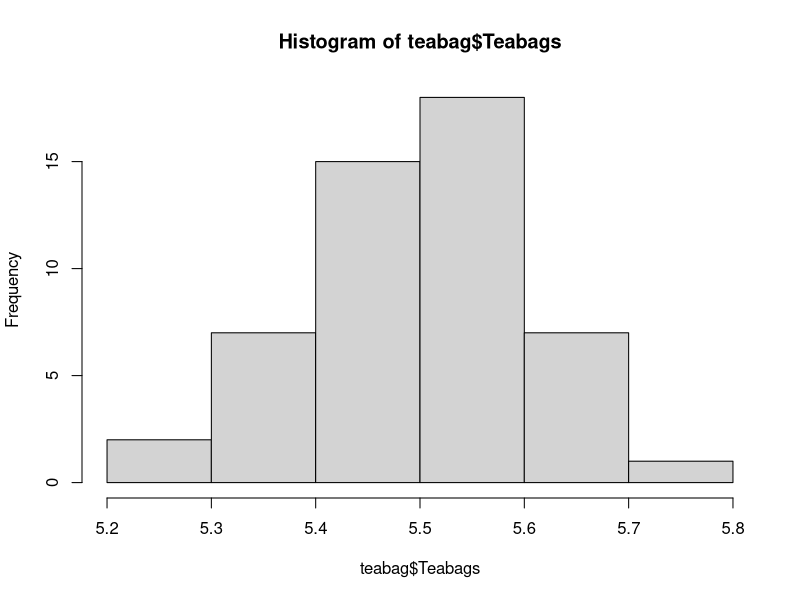
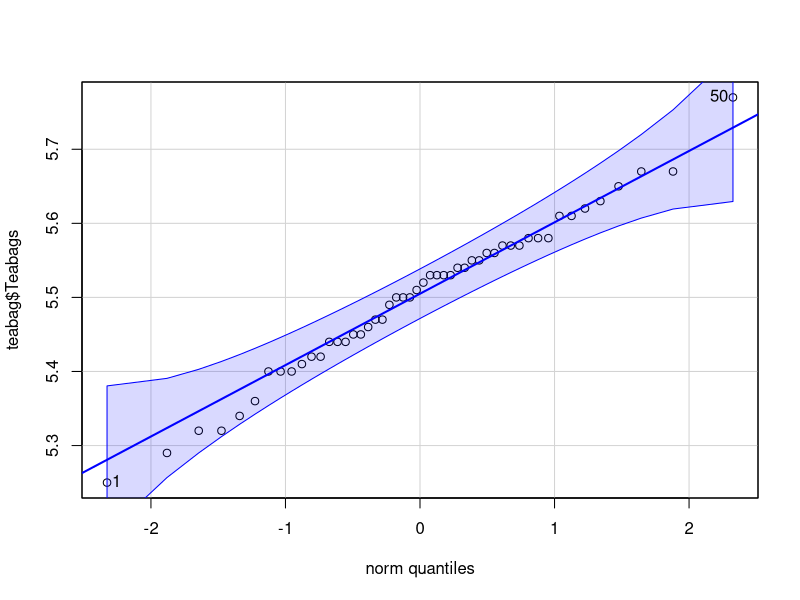

Write R code to recreate these figures, in order. (Note: this script raises an error after producing the figures.)
## ---- chunk 1
# Xbar = 102, n=50, sigma=10, what is 95% CI of mu
Xbar = 102
n=50
sigma=10
alpha=1-0.95

#Zalpha/2 
CV = qnorm(alpha/2)
paste("CV", CV)

SE = sigma/sqrt(n)
paste("SE", SE)

LL = Xbar - CV * SE
UL = Xbar + CV * SE
paste("LL", UL)
paste("UL", LL)

## ---- chunk 2
# Xbar = 102, n=50, sigma=10, what is 99% CI of mu
Xbar = 102
n=50
sigma=10
alpha=1-0.99

#Zalpha/2 
CV = qnorm(alpha/2)
paste("CV", CV)

SE = sigma/sqrt(n)
paste("SE", SE)

LL = Xbar - CV * SE
UL = Xbar + CV * SE
paste("LL", UL)
paste("UL", LL)
## ---- chunk 3
# Xbar = 102, n=50, sigma=10, what is 100% CI of mu
Xbar = 102
n=50
sigma=10
alpha=1-1

#Zalpha/2 
CV = qnorm(alpha/2)
paste("CV", CV)

SE = sigma/sqrt(n)
paste("SE", SE)

LL = Xbar - CV * SE
UL = Xbar + CV * SE
paste("LL", UL)
paste("UL", LL)
## ---- chunk 4
#Xbar = 81, s=30, n=16 
# Assume population normally distributed
# 95% of CI of mu
Xbar = 81
s = 30
n = 16
alpha = 1 - 0.95
# SInce sigma is unknown we go for t distribution
CV = qt(alpha/2, n-1)
paste("CV", CV)

SE = s/sqrt(n)
paste("SE", SE)

LL = Xbar - CV * SE
UL = Xbar + CV * SE
paste("LL", UL)
paste("UL", LL)
## ---- chunk 5
# Assume population normally distributed
a <- c(1,4,4,4,5,5,5,8)
b <- 1:8

# Construct 95% CI of a
Xbar = mean(a)
s = sd(a)
n = length(a)
paste("Xbar", Xbar)
alpha = 1 - 0.95
# SInce sigma is unknown we go for t distribution
CV = qt(alpha/2, n-1)
paste("CV", CV)

SE = s/sqrt(n)
paste("SE", SE)

LL = Xbar - CV * SE
UL = Xbar + CV * SE
paste("LL", UL)
paste("UL", LL)
## ---- chunk 6
# Construct 95% CI of b
Xbar = mean(b)
s = sd(b)
n = length(b)
alpha = 1 - 0.95
paste("Xbar", Xbar)
# SInce sigma is unknown we go for t distribution
CV = qt(alpha/2, n-1)
paste("CV", CV)

SE = s/sqrt(n)
paste("SE", SE)

LL = Xbar - CV * SE
UL = Xbar + CV * SE
paste("LL", UL)
paste("UL", LL)

# why a and b produce different CI even if mean and range are same
# Because SE differs in both case
## ---- chunk 7
mpg <- c(20,34,22,26,32,23,20,28,33,32,35,31,29,24)
# Construct 99% CI, assuming normal distribution
Xbar = mean(mpg)
s = sd(mpg)
n = length(mpg)
alpha = 1 - 0.99
paste("Xbar", Xbar)
# SInce sigma is unknown we go for t distribution
CV = qt(alpha/2, n-1)
paste("CV", CV)

SE = s/sqrt(n)
paste("SE", SE)

LL = Xbar - CV * SE
UL = Xbar + CV * SE
paste("LL", UL)
paste("UL", LL)
## ---- chunk 8
# Of 100 exec surveyed, 93 stated that sal of top mangmt should be based on performance.
phat = 93/100
n = 100
phat * n > 10
(1-phat)*n > 10
n > max(10/phat, 10/(1-phat))
# n is not large enough CI is not reliable

# Construct 95% CI


# Assume phat is normally distributed
alpha = 1 - 0.95
CV = qnorm(alpha/2)
paste("CV", CV)
SE = sqrt(phat*(1 - phat)/n)
paste("SE", SE)

LL = phat - CV * SE
UL = phat + CV * SE
paste("LL", UL)
paste("UL", LL)

## ---- chunk 9
#Estimate proportion of househole to purchase tel line,
#Data for additional household is random sample of 500 house.
# Results indicate 175 would purchase.
phat = 175/500
n = 500
phat*n > 10
(1-phat)*n > 10
n > max(10/phat, 10/(1-phat))
# n is large enough CI is reliable
# Construct 99% CI the would purchase
alpha = 1-0.99
CV = qnorm(alpha/2)
paste("CV", CV)
SE = sqrt(phat*(1-phat)/n)
paste("SE", SE)
LL = phat - CV * SE
UL = phat + CV * SE
paste("LL", UL)
paste("UL", LL)

# Between 30% and 40% chances are they would buy
## ---- chunk 10
# If you want to be 95% confident of estimating popl mean to within a 
#sampling error of +-2.2 and sdev assumed to be 17, what is sample size req?
e = 2.2
sigma = 17
alpha = 1- 0.95
CV = qnorm(alpha/2)
paste("CV", CV)
n = (CV * sigma / e)^2
paste('Sample size req n is: ',n)
## ---- chunk 11
phat = 0.37
# To conduct a study that would provide 95% Conf 
#tht point estimate is correct to within +- 0.05 of population prop,
# how large a sample size is req
e = 0.05
alpha = 1-0.95
CV = qnorm(alpha/2)
CV
n = (CV/e)^2 * phat*(1 - phat)

paste('Sample size req n is: ',n)

# To conduct followup study that would provide CI of 95%, point estimate correct within +-0.02 of population proportion, how large sample size is req.
e = 0.02
n = (CV/e)^2 * phat*(1 - phat)
paste('Sample size req n is: ',n)
## ---- chunk 12
# Author examined 70 reports from 1995 to 1996. They classified 30 of reports as fav to drugs, 17 neutral and 23 critical.

# Construct 95% CI for true prop of all fav reports
phat = 30/70
n = 70
phat*n > 10
(1-phat)*n > 10
n > max(10/phat, 10/(1-phat))
# n is large enough
alpha = 1 - 0.95
CV = qnorm(alpha/2)
paste("CV", CV)
SE = sqrt(phat*(1-phat)/n)
paste("SE", SE)
LL = phat - CV * SE
UL = phat + CV * SE
paste("LL", UL)
paste("UL", LL)

## Construct 99% CI for true prop of all neutral reports
phat = 17/70
n = 70
phat*n > 10
(1-phat)*n > 10
n > max(10/phat, 10/(1-phat))
# n is large enough
alpha = 1 - 0.99
CV = qnorm(alpha/2)
paste("CV", CV)
SE = sqrt(phat*(1-phat)/n)
paste("SE", SE)
LL = phat - CV * SE
UL = phat + CV * SE
paste("LL", UL)
paste("UL", LL)
## ---- chunk 13
e = 0.003 
sigma = 0.03
alpha = 1 - 0.95
CV = qnorm(alpha/2)
paste("CV", CV)

n = (CV * sigma / e)^2
paste('Sample size req n is: ',n)
## ---- chunk 14
mu = 50000
sigma = 6500
n=50
Xbar = mu =50000
paste("E(Xbar):",Xbar)
s = sigma / sqrt(n)
paste("SDev: ",s)
## ---- chunk 15
# P(Xbar > 52000) = 1 - P(Xbar < 52000)
1 - pnorm(52000,Xbar, s)
## ---- chunk 16
# P(Xbar < 45000)
pnorm(45000,Xbar, s)
## ---- chunk 17
n = 1007
phat =  735/n
phat * n > 10
(1-phat)*n > 10
n > max(10/phat, 10/(1-phat))
# n is large enough CI is reliable

# Construct 99% CI
# Assume phat is normally distributed
alpha = 1 - 0.99
CV = qnorm(alpha/2)
paste("CV", CV)
SE = sqrt(phat*(1 - phat)/n)
paste("SE", SE)

LL = phat - CV * SE
UL = phat + CV * SE
paste("LL", UL)
paste("UL", LL)
## ---- chunk 18
library(e1071)
library(car)
# Read Teabags csv file
teabag = read.csv('Teabags.csv')
# Calculate the mean of sample
mean(teabag$Teabags)
# Calculate standard deviation of sample
sd(teabag$Teabags)
hist(teabag$Teabags)
qqPlot(teabag$Teabags)

Xbar = mean(teabag$Teabags)
s = sd(teabag$Teabags)
n = 50

n
10*(skewness(teabag$Teabags))^2
10*(abs(kurtosis(teabag$Teabags)))
n > max (10*(skewness(teabag$Teabags))^2, 10*(abs(kurtosis(teabag$Teabags))))
n > max(10*((skewness(teabag$Teabags))^2), (10*(abs(kurtosis(teabag$Teabags)))))
#95% CI
alpha = 1 - 0.95
# SInce sigma is unknown we go for t distribution
CV = qt(alpha/2, n-1)
paste("CV", CV)

SE = s/sqrt(n)
paste("SE", SE)

LL = Xbar - CV * SE
UL = Xbar + CV * SE
paste("LL", UL)
paste("UL", LL)


## ---- chunk 19
set.seed(1234)

mu = mean(teabag$Teabags) #inch # This is a true population parameter.
sigma = sd(teabag$Teabags) #inch # This is a true population parameter.

n = length(teabag$Teabags) # sample size
nsim = 10000 # Number of samples. Each sample is size n.

ntot = n*nsim

rv = rnorm(ntot, mu, sigma) # Generating many random numbers
rvm = matrix(rv, ncol=n, byrow=TRUE) # Convert data to a nsim*n matrix

xbars = apply(rvm,1, mean) # It's like finding rowMeans(rvm)

alpha = 0.05

lower = xbars - qnorm(1-alpha/2)*sigma/sqrt(n)
upper = xbars + qnorm(1-alpha/2)*sigma/sqrt(n)

check  = (lower < mu) & (mu < upper) # Check if confidence interval contains true mu.

head(check)

head(cbind(xbars, sigma, n, lower, upper, mu, check), 3)

# What proportion of the created confidence intervals contain mu?
mean(check)
## ---- chunk 20
set.seed(1234)

Xbar = mean(teabag$Teabags)
s = sd(teabag$Teabags)
n = 50

nsim = 1000 # Number of samples. Each sample is size n.

ntot = n*nsim

#Assuming normal distribution
rv = rnorm(ntot, Xbar, s) # Generating many random numbers
rvm = matrix(rv, ncol=n, byrow=TRUE) # Convert data to a nsim*n matrix

#1 is for row and 2 stands for column
#xbar 10000 rows returned
xbars = apply(rvm,1, mean) # It's like finding rowMeans(rvm)

#95% of the interval 
alpha = 1-0.95

lower = xbars - qnorm(alpha/2)*s/sqrt(n)
upper = xbars + qnorm(alpha/2)*s/sqrt(n)

check  = (lower < Xbar) & (Xbar < upper) # Check if confidence interval contains true mu.

head(check)


## An estimate of the true confidence level of the ordinary confidence interval:
#cbind is like combine can use dataframe also
#each row is sample
head(cbind(xbars, s, n, lower, upper, xbar, check), 20) 
# What proportion of the created confidence intervals contain mu?
paste("Mean: ",mean(check))

hist(teabag$Teabags)
qqPlot(teabag$Teabags)
## ---- chunk 21
Xbar = 13200
s = 1200
n = 100

#99% CI
alpha = 1 - 0.99
# SInce sigma is unknown we go for t distribution
CV = qt(alpha/2, n-1)
paste("CV", CV)

SE = s/sqrt(n)
paste("SE", SE)

LL = Xbar - CV * SE
UL = Xbar + CV * SE
paste("LL", UL)
paste("UL", LL)
## ---- chunk 22
# 99% condence interval estimate
n = 100
phat = 44/n
phat * n > 10
(1-phat)*n > 10
n > max(10/phat, 10/(1-phat))
# n is large enough CI is reliable

# Construct 99% CI
# Assume phat is normally distributed
alpha = 1 - 0.99
CV = qnorm(alpha/2)
paste("CV", CV)
SE = sqrt(phat*(1 - phat)/n)
paste("SE", SE)

LL = phat - CV * SE
UL = phat + CV * SE
paste("LL", UL)
paste("UL", LL)
## ---- chunk 23
e = 300
# 90% CI
alpha = 1- 0.90
CV = qnorm(alpha/2)
paste("CV", CV)
# sample size
sn = (CV * s / e)^2
paste('sample size is needed: ',sn)
## ---- chunk 24
e = 0.035
# 95% CI
alpha = 1-0.95
CV = qnorm(alpha/2)
paste("CV", CV)
# sample size
sn = (CV/e)^2 * phat * (1-phat)
paste('sample size is needed: ',sn)
